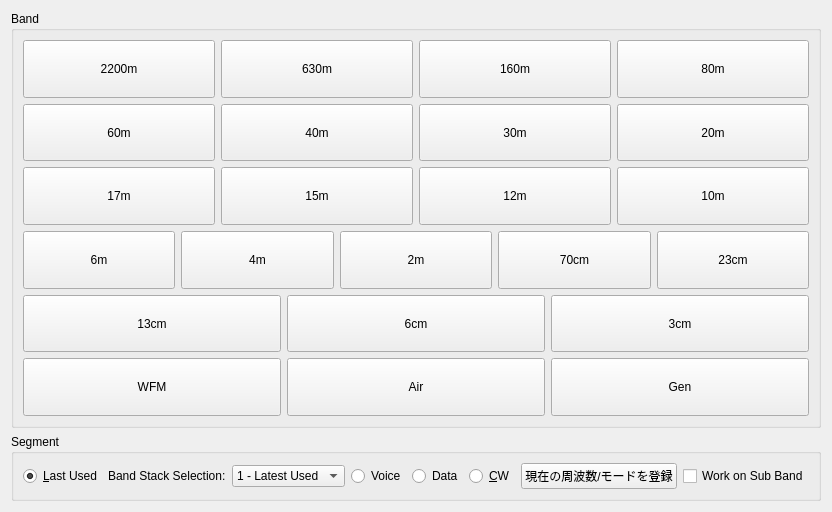
<?xml version="1.0" encoding="UTF-8"?>
<ui version="4.0">
 <class>bandbuttons</class>
 <widget class="QWidget" name="bandbuttons">
  <property name="geometry">
   <rect>
    <x>0</x>
    <y>0</y>
    <width>737</width>
    <height>512</height>
   </rect>
  </property>
  <property name="windowTitle">
   <string>Form</string>
  </property>
  <layout class="QVBoxLayout" name="verticalLayout">
   <item>
    <widget class="QGroupBox" name="groupBox_3">
     <property name="title">
      <string>Band</string>
     </property>
     <layout class="QVBoxLayout" name="verticalLayout_6">
      <item>
       <layout class="QHBoxLayout" name="horizontalLayout_26">
        <property name="topMargin">
         <number>0</number>
        </property>
        <property name="rightMargin">
         <number>0</number>
        </property>
        <item>
         <widget class="QPushButton" name="band2200mbtn">
          <property name="sizePolicy">
           <sizepolicy hsizetype="Minimum" vsizetype="MinimumExpanding">
            <horstretch>0</horstretch>
            <verstretch>0</verstretch>
           </sizepolicy>
          </property>
          <property name="maximumSize">
           <size>
            <width>16777215</width>
            <height>128</height>
           </size>
          </property>
          <property name="focusPolicy">
           <enum>Qt::FocusPolicy::NoFocus</enum>
          </property>
          <property name="text">
           <string>2200m</string>
          </property>
         </widget>
        </item>
        <item>
         <widget class="QPushButton" name="band630mbtn">
          <property name="sizePolicy">
           <sizepolicy hsizetype="Minimum" vsizetype="MinimumExpanding">
            <horstretch>0</horstretch>
            <verstretch>0</verstretch>
           </sizepolicy>
          </property>
          <property name="maximumSize">
           <size>
            <width>16777215</width>
            <height>128</height>
           </size>
          </property>
          <property name="focusPolicy">
           <enum>Qt::FocusPolicy::NoFocus</enum>
          </property>
          <property name="text">
           <string>630m</string>
          </property>
         </widget>
        </item>
        <item>
         <widget class="QPushButton" name="band160mbtn">
          <property name="sizePolicy">
           <sizepolicy hsizetype="Minimum" vsizetype="MinimumExpanding">
            <horstretch>0</horstretch>
            <verstretch>0</verstretch>
           </sizepolicy>
          </property>
          <property name="maximumSize">
           <size>
            <width>16777215</width>
            <height>128</height>
           </size>
          </property>
          <property name="focusPolicy">
           <enum>Qt::FocusPolicy::NoFocus</enum>
          </property>
          <property name="text">
           <string>160m</string>
          </property>
          <property name="shortcut">
           <string>L</string>
          </property>
         </widget>
        </item>
        <item>
         <widget class="QPushButton" name="band80mbtn">
          <property name="sizePolicy">
           <sizepolicy hsizetype="Minimum" vsizetype="MinimumExpanding">
            <horstretch>0</horstretch>
            <verstretch>0</verstretch>
           </sizepolicy>
          </property>
          <property name="maximumSize">
           <size>
            <width>16777215</width>
            <height>128</height>
           </size>
          </property>
          <property name="focusPolicy">
           <enum>Qt::FocusPolicy::NoFocus</enum>
          </property>
          <property name="text">
           <string>80m</string>
          </property>
          <property name="shortcut">
           <string>8</string>
          </property>
         </widget>
        </item>
       </layout>
      </item>
      <item>
       <layout class="QHBoxLayout" name="horizontalLayout_8">
        <item>
         <widget class="QPushButton" name="band60mbtn">
          <property name="sizePolicy">
           <sizepolicy hsizetype="Minimum" vsizetype="MinimumExpanding">
            <horstretch>0</horstretch>
            <verstretch>0</verstretch>
           </sizepolicy>
          </property>
          <property name="maximumSize">
           <size>
            <width>16777215</width>
            <height>128</height>
           </size>
          </property>
          <property name="focusPolicy">
           <enum>Qt::FocusPolicy::NoFocus</enum>
          </property>
          <property name="text">
           <string>60m</string>
          </property>
          <property name="shortcut">
           <string>S</string>
          </property>
         </widget>
        </item>
        <item>
         <widget class="QPushButton" name="band40mbtn">
          <property name="sizePolicy">
           <sizepolicy hsizetype="Minimum" vsizetype="MinimumExpanding">
            <horstretch>0</horstretch>
            <verstretch>0</verstretch>
           </sizepolicy>
          </property>
          <property name="maximumSize">
           <size>
            <width>16777215</width>
            <height>128</height>
           </size>
          </property>
          <property name="focusPolicy">
           <enum>Qt::FocusPolicy::NoFocus</enum>
          </property>
          <property name="text">
           <string>40m</string>
          </property>
          <property name="shortcut">
           <string>4</string>
          </property>
         </widget>
        </item>
        <item>
         <widget class="QPushButton" name="band30mbtn">
          <property name="sizePolicy">
           <sizepolicy hsizetype="Minimum" vsizetype="MinimumExpanding">
            <horstretch>0</horstretch>
            <verstretch>0</verstretch>
           </sizepolicy>
          </property>
          <property name="maximumSize">
           <size>
            <width>16777215</width>
            <height>128</height>
           </size>
          </property>
          <property name="focusPolicy">
           <enum>Qt::FocusPolicy::NoFocus</enum>
          </property>
          <property name="text">
           <string>30m</string>
          </property>
          <property name="shortcut">
           <string>3</string>
          </property>
         </widget>
        </item>
        <item>
         <widget class="QPushButton" name="band20mbtn">
          <property name="sizePolicy">
           <sizepolicy hsizetype="Minimum" vsizetype="MinimumExpanding">
            <horstretch>0</horstretch>
            <verstretch>0</verstretch>
           </sizepolicy>
          </property>
          <property name="maximumSize">
           <size>
            <width>16777215</width>
            <height>128</height>
           </size>
          </property>
          <property name="focusPolicy">
           <enum>Qt::FocusPolicy::NoFocus</enum>
          </property>
          <property name="text">
           <string>20m</string>
          </property>
          <property name="shortcut">
           <string>2</string>
          </property>
         </widget>
        </item>
       </layout>
      </item>
      <item>
       <layout class="QHBoxLayout" name="horizontalLayout_9">
        <item>
         <widget class="QPushButton" name="band17mbtn">
          <property name="sizePolicy">
           <sizepolicy hsizetype="Minimum" vsizetype="MinimumExpanding">
            <horstretch>0</horstretch>
            <verstretch>0</verstretch>
           </sizepolicy>
          </property>
          <property name="maximumSize">
           <size>
            <width>16777215</width>
            <height>128</height>
           </size>
          </property>
          <property name="focusPolicy">
           <enum>Qt::FocusPolicy::NoFocus</enum>
          </property>
          <property name="text">
           <string>17m</string>
          </property>
          <property name="shortcut">
           <string>7</string>
          </property>
         </widget>
        </item>
        <item>
         <widget class="QPushButton" name="band15mbtn">
          <property name="sizePolicy">
           <sizepolicy hsizetype="Minimum" vsizetype="MinimumExpanding">
            <horstretch>0</horstretch>
            <verstretch>0</verstretch>
           </sizepolicy>
          </property>
          <property name="maximumSize">
           <size>
            <width>16777215</width>
            <height>128</height>
           </size>
          </property>
          <property name="focusPolicy">
           <enum>Qt::FocusPolicy::NoFocus</enum>
          </property>
          <property name="text">
           <string>15m</string>
          </property>
          <property name="shortcut">
           <string>5</string>
          </property>
         </widget>
        </item>
        <item>
         <widget class="QPushButton" name="band12mbtn">
          <property name="sizePolicy">
           <sizepolicy hsizetype="Minimum" vsizetype="MinimumExpanding">
            <horstretch>0</horstretch>
            <verstretch>0</verstretch>
           </sizepolicy>
          </property>
          <property name="maximumSize">
           <size>
            <width>16777215</width>
            <height>128</height>
           </size>
          </property>
          <property name="focusPolicy">
           <enum>Qt::FocusPolicy::NoFocus</enum>
          </property>
          <property name="text">
           <string>12m</string>
          </property>
          <property name="shortcut">
           <string>T</string>
          </property>
         </widget>
        </item>
        <item>
         <widget class="QPushButton" name="band10mbtn">
          <property name="sizePolicy">
           <sizepolicy hsizetype="Minimum" vsizetype="MinimumExpanding">
            <horstretch>0</horstretch>
            <verstretch>0</verstretch>
           </sizepolicy>
          </property>
          <property name="maximumSize">
           <size>
            <width>16777215</width>
            <height>128</height>
           </size>
          </property>
          <property name="focusPolicy">
           <enum>Qt::FocusPolicy::NoFocus</enum>
          </property>
          <property name="text">
           <string>10m</string>
          </property>
          <property name="shortcut">
           <string>1</string>
          </property>
         </widget>
        </item>
       </layout>
      </item>
      <item>
       <layout class="QHBoxLayout" name="horizontalLayout_10">
        <item>
         <widget class="QPushButton" name="band6mbtn">
          <property name="sizePolicy">
           <sizepolicy hsizetype="Minimum" vsizetype="MinimumExpanding">
            <horstretch>0</horstretch>
            <verstretch>0</verstretch>
           </sizepolicy>
          </property>
          <property name="maximumSize">
           <size>
            <width>16777215</width>
            <height>128</height>
           </size>
          </property>
          <property name="focusPolicy">
           <enum>Qt::FocusPolicy::NoFocus</enum>
          </property>
          <property name="text">
           <string>6m</string>
          </property>
          <property name="shortcut">
           <string>6</string>
          </property>
         </widget>
        </item>
        <item>
         <widget class="QPushButton" name="band4mbtn">
          <property name="sizePolicy">
           <sizepolicy hsizetype="Minimum" vsizetype="MinimumExpanding">
            <horstretch>0</horstretch>
            <verstretch>0</verstretch>
           </sizepolicy>
          </property>
          <property name="maximumSize">
           <size>
            <width>16777215</width>
            <height>128</height>
           </size>
          </property>
          <property name="focusPolicy">
           <enum>Qt::FocusPolicy::NoFocus</enum>
          </property>
          <property name="text">
           <string>4m</string>
          </property>
          <property name="shortcut">
           <string>$</string>
          </property>
         </widget>
        </item>
        <item>
         <widget class="QPushButton" name="band2mbtn">
          <property name="sizePolicy">
           <sizepolicy hsizetype="Minimum" vsizetype="MinimumExpanding">
            <horstretch>0</horstretch>
            <verstretch>0</verstretch>
           </sizepolicy>
          </property>
          <property name="maximumSize">
           <size>
            <width>16777215</width>
            <height>128</height>
           </size>
          </property>
          <property name="focusPolicy">
           <enum>Qt::FocusPolicy::NoFocus</enum>
          </property>
          <property name="text">
           <string>2m</string>
          </property>
          <property name="shortcut">
           <string>V</string>
          </property>
         </widget>
        </item>
        <item>
         <widget class="QPushButton" name="band70cmbtn">
          <property name="sizePolicy">
           <sizepolicy hsizetype="Minimum" vsizetype="MinimumExpanding">
            <horstretch>0</horstretch>
            <verstretch>0</verstretch>
           </sizepolicy>
          </property>
          <property name="maximumSize">
           <size>
            <width>16777215</width>
            <height>128</height>
           </size>
          </property>
          <property name="focusPolicy">
           <enum>Qt::FocusPolicy::NoFocus</enum>
          </property>
          <property name="text">
           <string>70cm</string>
          </property>
          <property name="shortcut">
           <string>U</string>
          </property>
         </widget>
        </item>
        <item>
         <widget class="QPushButton" name="band23cmbtn">
          <property name="sizePolicy">
           <sizepolicy hsizetype="Minimum" vsizetype="MinimumExpanding">
            <horstretch>0</horstretch>
            <verstretch>0</verstretch>
           </sizepolicy>
          </property>
          <property name="maximumSize">
           <size>
            <width>16777215</width>
            <height>128</height>
           </size>
          </property>
          <property name="focusPolicy">
           <enum>Qt::FocusPolicy::NoFocus</enum>
          </property>
          <property name="text">
           <string>23cm</string>
          </property>
          <property name="shortcut">
           <string/>
          </property>
         </widget>
        </item>
       </layout>
      </item>
      <item>
       <layout class="QHBoxLayout" name="horizontalLayout">
        <item>
         <widget class="QPushButton" name="band13cmbtn">
          <property name="sizePolicy">
           <sizepolicy hsizetype="Minimum" vsizetype="MinimumExpanding">
            <horstretch>0</horstretch>
            <verstretch>0</verstretch>
           </sizepolicy>
          </property>
          <property name="maximumSize">
           <size>
            <width>16777215</width>
            <height>128</height>
           </size>
          </property>
          <property name="focusPolicy">
           <enum>Qt::FocusPolicy::NoFocus</enum>
          </property>
          <property name="text">
           <string>13cm</string>
          </property>
         </widget>
        </item>
        <item>
         <widget class="QPushButton" name="band6cmbtn">
          <property name="sizePolicy">
           <sizepolicy hsizetype="Minimum" vsizetype="MinimumExpanding">
            <horstretch>0</horstretch>
            <verstretch>0</verstretch>
           </sizepolicy>
          </property>
          <property name="maximumSize">
           <size>
            <width>16777215</width>
            <height>128</height>
           </size>
          </property>
          <property name="focusPolicy">
           <enum>Qt::FocusPolicy::NoFocus</enum>
          </property>
          <property name="text">
           <string>6cm</string>
          </property>
         </widget>
        </item>
        <item>
         <widget class="QPushButton" name="band3cmbtn">
          <property name="sizePolicy">
           <sizepolicy hsizetype="Minimum" vsizetype="MinimumExpanding">
            <horstretch>0</horstretch>
            <verstretch>0</verstretch>
           </sizepolicy>
          </property>
          <property name="maximumSize">
           <size>
            <width>16777215</width>
            <height>128</height>
           </size>
          </property>
          <property name="focusPolicy">
           <enum>Qt::FocusPolicy::NoFocus</enum>
          </property>
          <property name="text">
           <string>3cm</string>
          </property>
         </widget>
        </item>
       </layout>
      </item>
      <item>
       <layout class="QHBoxLayout" name="horizontalLayout_11">
        <item>
         <widget class="QPushButton" name="bandWFMbtn">
          <property name="sizePolicy">
           <sizepolicy hsizetype="Minimum" vsizetype="MinimumExpanding">
            <horstretch>0</horstretch>
            <verstretch>0</verstretch>
           </sizepolicy>
          </property>
          <property name="maximumSize">
           <size>
            <width>16777215</width>
            <height>128</height>
           </size>
          </property>
          <property name="focusPolicy">
           <enum>Qt::FocusPolicy::NoFocus</enum>
          </property>
          <property name="text">
           <string>WFM</string>
          </property>
          <property name="shortcut">
           <string>W</string>
          </property>
         </widget>
        </item>
        <item>
         <widget class="QPushButton" name="bandAirbtn">
          <property name="sizePolicy">
           <sizepolicy hsizetype="Minimum" vsizetype="MinimumExpanding">
            <horstretch>0</horstretch>
            <verstretch>0</verstretch>
           </sizepolicy>
          </property>
          <property name="maximumSize">
           <size>
            <width>16777215</width>
            <height>128</height>
           </size>
          </property>
          <property name="focusPolicy">
           <enum>Qt::FocusPolicy::NoFocus</enum>
          </property>
          <property name="text">
           <string>Air</string>
          </property>
          <property name="shortcut">
           <string>A</string>
          </property>
         </widget>
        </item>
        <item>
         <widget class="QPushButton" name="bandGenbtn">
          <property name="sizePolicy">
           <sizepolicy hsizetype="Minimum" vsizetype="MinimumExpanding">
            <horstretch>0</horstretch>
            <verstretch>0</verstretch>
           </sizepolicy>
          </property>
          <property name="maximumSize">
           <size>
            <width>16777215</width>
            <height>128</height>
           </size>
          </property>
          <property name="focusPolicy">
           <enum>Qt::FocusPolicy::NoFocus</enum>
          </property>
          <property name="text">
           <string>Gen</string>
          </property>
          <property name="shortcut">
           <string>G</string>
          </property>
         </widget>
        </item>
       </layout>
      </item>
     </layout>
    </widget>
   </item>
   <item>
    <widget class="QGroupBox" name="groupBox_4">
     <property name="sizePolicy">
      <sizepolicy hsizetype="Preferred" vsizetype="Fixed">
       <horstretch>0</horstretch>
       <verstretch>0</verstretch>
      </sizepolicy>
     </property>
     <property name="title">
      <string>Segment</string>
     </property>
     <layout class="QHBoxLayout" name="horizontalLayout_12">
      <item>
       <widget class="QRadioButton" name="bandStkLastUsedBtn">
        <property name="text">
         <string>&amp;Last Used</string>
        </property>
        <property name="iconSize">
         <size>
          <width>16</width>
          <height>16</height>
         </size>
        </property>
        <property name="checked">
         <bool>true</bool>
        </property>
       </widget>
      </item>
      <item>
       <widget class="QLabel" name="label">
        <property name="text">
         <string>Band Stack Selection:</string>
        </property>
       </widget>
      </item>
      <item>
       <widget class="QComboBox" name="bandStkPopdown">
        <property name="accessibleName">
         <string>Band Stack Selection</string>
        </property>
        <item>
         <property name="text">
          <string>1 - Latest Used</string>
         </property>
        </item>
        <item>
         <property name="text">
          <string>2 - Older</string>
         </property>
        </item>
        <item>
         <property name="text">
          <string>3 - Oldest Used</string>
         </property>
        </item>
       </widget>
      </item>
      <item>
       <widget class="QRadioButton" name="bandStkVoiceBtn">
        <property name="text">
         <string>Voice</string>
        </property>
       </widget>
      </item>
      <item>
       <widget class="QRadioButton" name="bandStkDataBtn">
        <property name="text">
         <string>Data</string>
        </property>
       </widget>
      </item>
      <item>
       <widget class="QRadioButton" name="bandStkCWBtn">
        <property name="text">
         <string>&amp;CW</string>
        </property>
       </widget>
      </item>
      <item>
       <widget class="QPushButton" name="bandSetBtn">
        <property name="toolTip">
         <string>Use this button to set the current bandstack register frequency/mode</string>
        </property>
        <property name="text">
         <string>現在の周波数/モードを登録</string>
        </property>
       </widget>
      </item>
      <item>
       <spacer name="horizontalSpacer">
        <property name="orientation">
         <enum>Qt::Orientation::Horizontal</enum>
        </property>
        <property name="sizeHint" stdset="0">
         <size>
          <width>40</width>
          <height>20</height>
         </size>
        </property>
       </spacer>
      </item>
      <item>
       <widget class="QCheckBox" name="subBandCheck">
        <property name="text">
         <string>Work on Sub Band</string>
        </property>
       </widget>
      </item>
     </layout>
    </widget>
   </item>
  </layout>
 </widget>
 <resources/>
 <connections/>
</ui>
